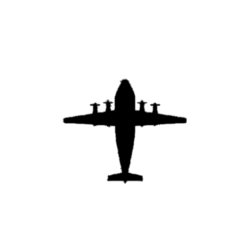
#> input picture objects/airplane_shadow/item04_airplane.png, 250 x 250 px; its folder holds only this picture in this run
$ python find_duplicates.py   (Python 2 division)   (older library calls are emulated)
#> lines starting #> are read from the running program, lines starting #| are printed output that depends on the picture; after the words box and inside, x2 and y2 are one past the last pixel; in counts of white or black regions, pixels touching at a corner belong together
import glob
import numpy as np
from operator import itemgetter
from scipy.spatial.distance import cdist
from scipy.ndimage import imread
from scipy import misc
import matplotlib.pyplot as plt

# Manually check to see if any silhouttes in directory are identical
mydir = 'airplane_shadow'

def ModHausdorffDistance(itemA,itemB):
	# Modified Hausdorff Distance
	#
	# Input
	#  itemA : [n x 2] coordinates of "inked" pixels
	#  itemB : [m x 2] coordinates of "inked" pixels
	#
	#  M.-P. Dubuisson, A. K. Jain (1994). A modified hausdorff distance for object matching.
	#  International Conference on Pattern Recognition, pp. 566-568.
	#
	D = cdist(itemA,itemB)
	mindist_A = D.min(axis=1)
	mindist_B = D.min(axis=0)
	mean_A = np.mean(mindist_A)
	mean_B = np.mean(mindist_B)
	return max(mean_A,mean_B)

def LoadImgAsPoints(fn,sz=50):
	# Load image file and return coordinates of 'inked' pixels in the binary image
	#
	# Output:
	#  D : [n x 2] rows are coordinates
#> called with fn = 'airplane_shadow/item04_airplane.png', sz = 50
	I = imread(fn,flatten=True)

	# resize and convert to binary
	I = misc.imresize(I,(sz,sz))
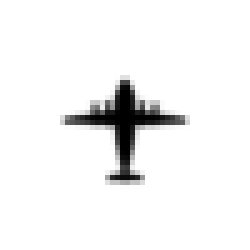
#> I: shape (50, 50) (shown 5 times larger); min 0, max 255, mean 242.5
	mx = np.amax(I)
#> mx = 255
	I = I < mx/2.0
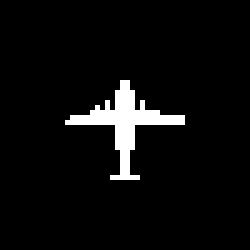
#> I: shape (50, 50) bool (shown 5 times larger); 4.9% white; 1 white region, box (x1, y1, x2, y2) and area: (13, 16, 37, 36) 122

	(row,col) = I.nonzero()
#> row = 122 values from 16 to 35; col = 122 values, max 36 at index 61, min 13 at index 62, mean 24.55
	D = np.array([row,col])
	D = np.transpose(D)
#> D = 122 pairs, first value 16 to 35, second value 13 to 36
	D = D.astype(float)
	n = D.shape[0]
#> n = 122
	mean = np.mean(D,axis=0)
#> mean = [24.3, 24.55]
	for i in range(n):
		D[i,:] = D[i,:] - mean
#> after the loop, D = 122 pairs, first value -8.3 to 10.7, second value -11.55 to 11.45
	return D

files = glob.glob(mydir+'/*.png')
images = []
D = []
for f in files:
	I = imread(f,flatten=True)
	images.append(I)
	d = LoadImgAsPoints(f)
#> d has the same summary as D in LoadImgAsPoints
	D.append(d)

N = len(D)
#> N = 1
dist = np.eye(N)*100
#> dist = [100]
for i in range(N):
	print "image " + str(i) + " of " + str(N)
	for j in range(i+1,N):
		dist[i,j] = ModHausdorffDistance(D[i],D[j])
#> this loop made 1 pass
#| image 0 of 1
dist = dist + np.transpose(dist)
#> dist = [200]

thresh = np.amin(dist)*2
#> thresh = 400
flag = []
for i in range(N):
	for j in range(i+1,N):
		if dist[i,j] < thresh:
			flag.append({'i':i,'j':j,'dist':dist[i,j]})
#> after the loop, flag = []

flag = sorted(flag, key=itemgetter('dist'))
print "flagged " + str(len(flag)) + " items"
#| flagged 0 items
for f in flag:
	i = f['i']
	j = f['j']
	dist = f['dist']

	plt.figure(1,figsize=(16,16))
	plt.subplot(121)
	plt.imshow(images[i],cmap='Greys_r')
	plt.title(files[i]+' '+str(dist))
	frame = plt.gca()
	frame.axes.get_xaxis().set_visible(False)
	frame.axes.get_yaxis().set_visible(False)
	plt.subplot(122)
	plt.imshow(images[j],cmap='Greys_r')
	plt.title(files[j])
	frame = plt.gca()
	frame.axes.get_xaxis().set_visible(False)
	frame.axes.get_yaxis().set_visible(False)
	plt.show()
#> this loop made 0 passes
